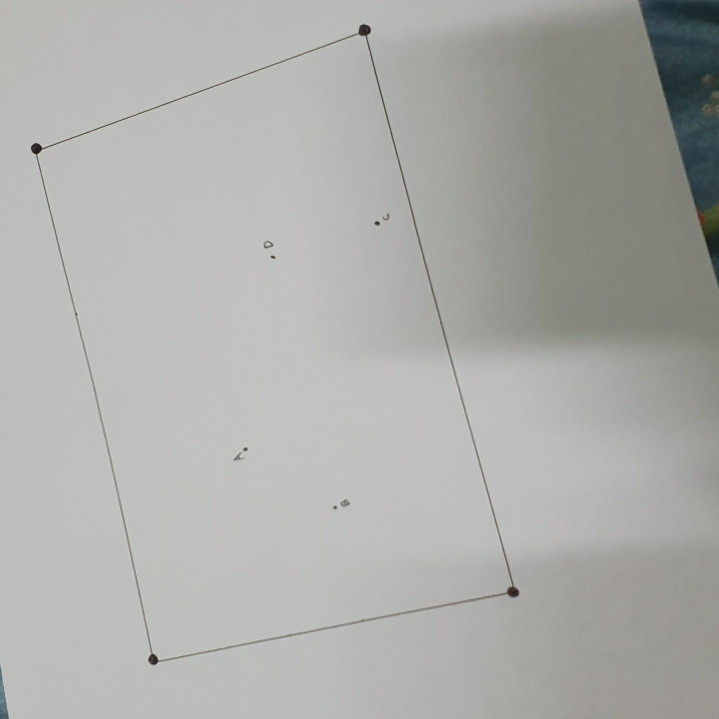
#> input picture test2.jpg, 1438 x 1437 px (shown at 1/2 size)
$ python testt.py
#> lines starting #> are read from the running program, lines starting #| are printed output that depends on the picture
import matplotlib.pyplot as plt
import cv2
import numpy as np

def corner():
    image = cv2.imread(fileName)
#> image is the input picture: shape (1437, 1438, 3); mean B, G, R 170.4, 173.2, 173.1
    imageGray = cv2.cvtColor(image, cv2.COLOR_BGR2GRAY)
    imageCorner = cv2.cvtColor(image, cv2.COLOR_BGR2RGB)

    imageGray = np.float32(imageGray)
    result = cv2.cornerHarris(imageGray, 4, 3, 0.07)
    result = cv2.dilate(result, None)

    imageCorner[result > 0.01 * result.max()] = [255, 0, 0]
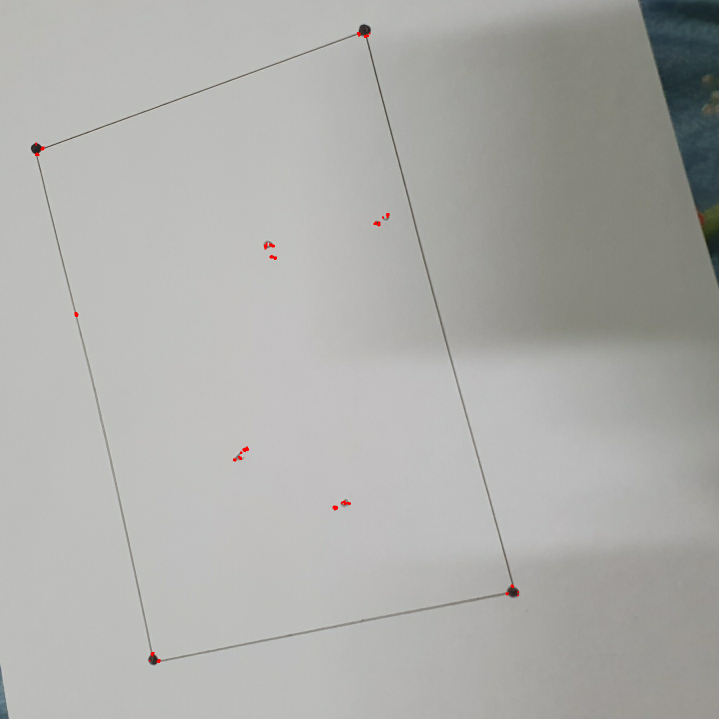
#> imageCorner: shape (1437, 1438, 3) (shown at 1/2 size); mean R, G, B 173.1, 173.1, 170.3

    print('--imagecorner--')
    print(imageCorner)
#> (printed output is left out)

    plt.imshow(imageCorner)
    plt.show()
    print('dl')

def warp():
    print('1')
    frame = cv2.imread(fileName)
    ret = cv2.imread(fileName)

    # Locate points of the documents or object which you want to transform
    pts1 = np.float32([[73, 300],[730, 63],[306, 1319],[1030, 1187]])
    pts2 = np.float32([[0, 0],[400, 0],  [0, 600], [400, 600]])

    # Apply Perspective Transform Algorithm
    matrix = cv2.getPerspectiveTransform(pts1, pts2)
    result = cv2.warpPerspective(frame, matrix, (400, 600))
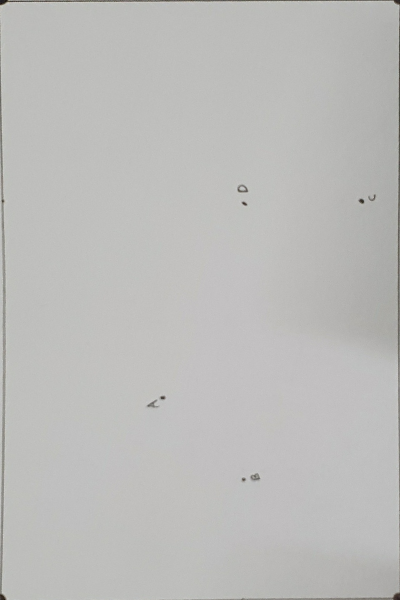
#> result: shape (600, 400, 3); mean B, G, R 186.3, 187.9, 188.3

    plt.imshow(result)
    plt.show()


fileName = 'test2.jpg'

corner()
print('warp')
warp()

$ run again, with gps1.jpg copied over test2.jpg
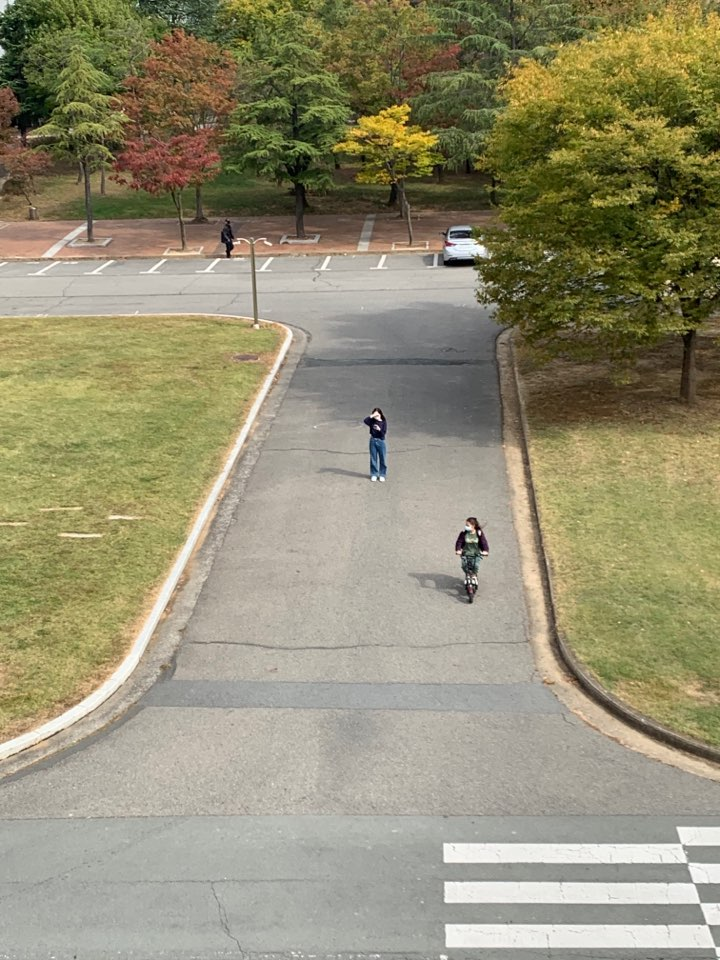
#> input picture gps1.jpg, 720 x 960 px
#> in corner, image is the input picture: shape (960, 720, 3); mean B, G, R 114.7, 142.7, 147.7
#> in corner, `imageGray = cv2.cvtColor(image, cv2.COLOR_BGR2GRAY)`:
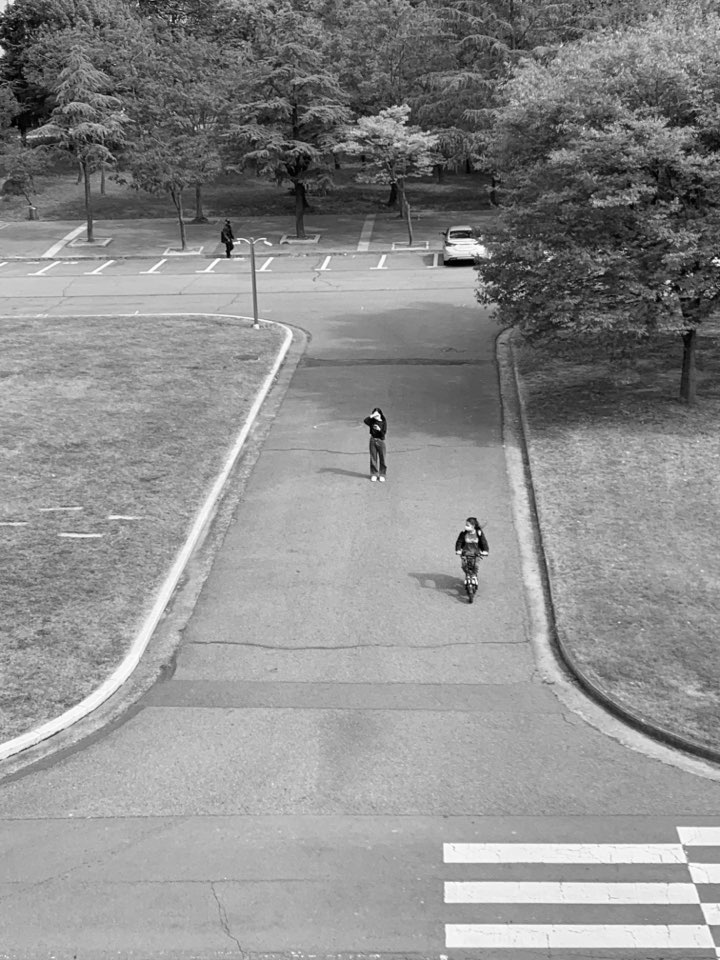
#> imageGray: shape (960, 720); min 0, max 255, mean 141
#> (printed output is left out)
#> in warp, `result = cv2.warpPerspective(frame, matrix, (400, 600))`:
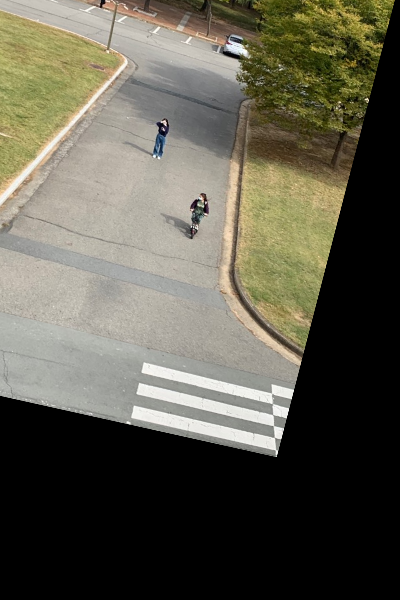
#> result: shape (600, 400, 3); mean B, G, R 77.3, 91.1, 93.9
